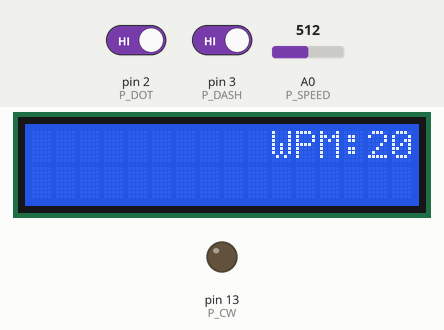
The sketch below on a simulated Arduino Uno, built with avr-gcc and run on an emulated ATmega328P. On the bench: 16×2 character LCD, output pins drawn as LEDs (lit = HIGH). Dashed ring = blinking. Inputs (shaded band) come from the test bench; at power-on: pin 2 (P_DOT) HIGH, A0 (P_SPEED) = 512, pin 3 (P_DASH) HIGH. Pins used as bus, display or sensor lines are not drawn.

Above: at 9.4 s.
9.5 s: pin 2 (P_DOT) driven LOW
At 10.6 s:
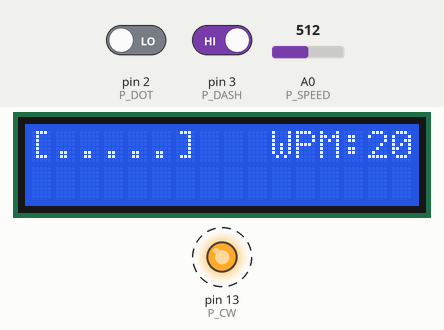
11.2 s: A0 (P_SPEED) set to 20
At 11.43 s:
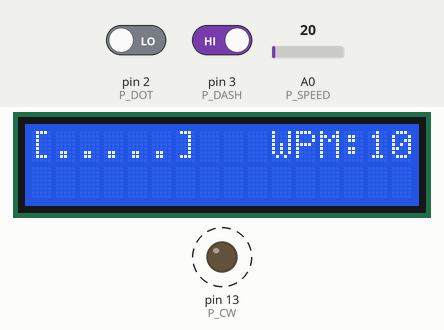
12.7 s: A0 (P_SPEED) set to 511
14.2 s: pin 3 (P_DASH) driven LOW
At 14.39 s:
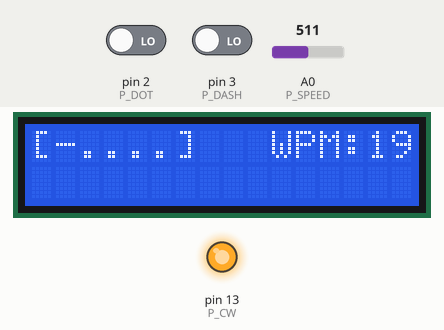
15.8 s: pin 2 (P_DOT) driven HIGH
At 16.54 s:
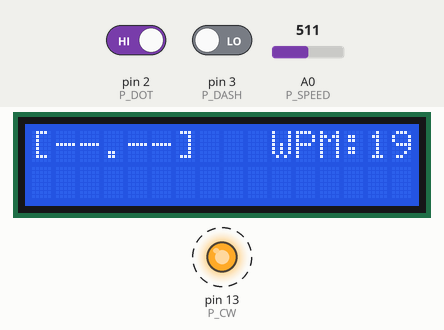
17.9 s: A0 (P_SPEED) set to 0
At 18.22 s:
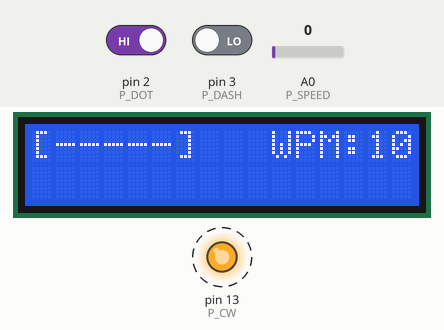
Timing chart, 0 to 20.5 s (numbered marks = the images above; inputs shaded):
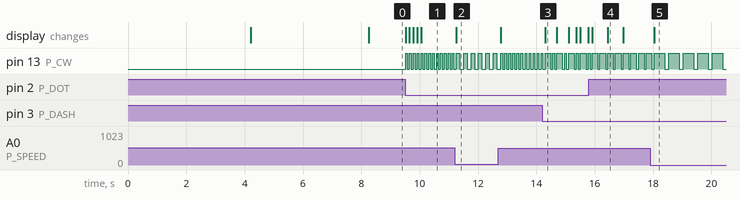

The sketch:

SimpleCWKeyer.ino
```cpp
// Simple Iambic Keyer v1.0.01
// Original written by Ernest PA3HCM, modified by BI4SQM
// Add DISPLAY support, currently support IIC LCD and OLED
#include <Arduino.h>

#define CALLSIGN    "BI4SQM"
#define VERSION     "V1.0.01"

#define _FEATURE_DISPLAY_
#ifdef _FEATURE_DISPLAY_
#define _SUPPORT_IIC_LCD_
//#define _SUPPORT_OLED_DISP_
#endif

#ifdef _SUPPORT_IIC_LCD_
#include <Wire.h>
#include <LiquidCrystal_I2C.h>
#define LCD_COLUMNS 16
#define LCD_ROWS 2
LiquidCrystal_I2C lcd(0x27, LCD_COLUMNS, LCD_ROWS);
#elif defined _SUPPORT_OLED_DISP_
#include <U8g2lib.h>
U8G2_SSD1306_128X64_NONAME_F_4W_SW_SPI u8g2(U8G2_R0, /* clock=*/ 11, /* data=*/ 10, /* cs=*/ 9, /* dc=*/ 8, /* reset=*/ 7);
#endif

#ifdef _FEATURE_DISPLAY_
enum lcd_statuses {
  LCD_CLEAR,
  LCD_REVERT,
  LCD_TIMED_MESSAGE,
  LCD_SCROLL_MSG
};
byte lcd_status = LCD_CLEAR;
unsigned long lcd_timed_message_clear_time = 0;
byte lcd_previous_status = LCD_CLEAR;
byte lcd_scroll_buffer_dirty = 0;
String lcd_scroll_buffer[LCD_ROWS];
byte lcd_scroll_flag = 0;
byte lcd_paddle_echo = 1;
byte lcd_send_echo = 1;
#endif

#define P_DOT    2   // Connects to the dot lever of the paddle
#define P_DASH   3   // Connects to the dash lever of the paddle
#define P_AUDIO 12   // Audio output
#define P_CW    13   // Output of the keyer, connect to your radio
#define P_SPEED A0   // Attached to center pin of potmeter, allows you
// to set the keying speed.

//Here defines the mapping of WPM range from pot value, if you want to change the WPM, just change the value of MAX_WPM and MIN_WPM
#define MAX_WPM       30
#define MIN_WPM       10
#define MAX_POT_READ  1023
#define MIN_POT_READ  0

long starttimehigh;
long highduration;
long lasthighduration;
long hightimesavg;
long lowtimesavg;
long startttimelow;
long lowduration;
long laststarttime = 0;

byte code[20];
int stop = LOW;
int old_wpm;
int wpm;
int pot_read;
// This is indicated the dit time based on T = 1200/WPM
// For more deatils please refer https://en.wikipedia.org/wiki/Morse_code section 4.5 Speed in words per minute.
int dit_time;

#ifdef _SUPPORT_IIC_LCD_
int row_0_cur = 0;
int row_1_cur = 0;
#endif

#ifdef _FEATURE_DISPLAY_
#ifdef _SUPPORT_IIC_LCD_
void lcd_center_print_timed(String lcd_print_string, byte row_number, unsigned int duration)
{
  long cur_ms = 0;
  if (lcd_status != LCD_TIMED_MESSAGE) {
    lcd_previous_status = lcd_status;
    lcd_status = LCD_TIMED_MESSAGE;
    lcd.clear();
  } else {
    clear_display_row(row_number);
  }
  lcd.setCursor(((LCD_COLUMNS - lcd_print_string.length()) / 2), row_number);
  lcd.print(lcd_print_string);
  cur_ms = millis();
  lcd_timed_message_clear_time = cur_ms + duration;
  while (cur_ms < lcd_timed_message_clear_time)
  {
    cur_ms = millis();
    delay(1);
  }
  clear_display_row(row_number);
}
void clear_display_row(byte row_number)
{
  for (byte x = 0; x < LCD_COLUMNS; x++) {
    lcd.setCursor(x, row_number);
    lcd.print(" ");
  }
}
#endif
#endif

// Initializing the Arduino
void setup()
{
  pinMode(P_DOT, INPUT);
  pinMode(P_DASH, INPUT);
  pinMode(P_AUDIO, OUTPUT);
  pinMode(P_CW, OUTPUT);
  digitalWrite(P_CW, LOW);      // Start with key up
#ifdef  _FEATURE_DISPLAY_
#ifdef _SUPPORT_IIC_LCD_
  lcd.init();                      // initialize the lcd
  lcd.init();
  // Print a message to the LCD.
  lcd.backlight();
  byte info_buf_line1[16];
  byte ver_buf_line2[16];
  memset(info_buf_line1, 0, sizeof(info_buf_line1));
  memset(ver_buf_line2, 0, sizeof(ver_buf_line2));
  sprintf(info_buf_line1, "%s's Keyer", CALLSIGN);
  sprintf(ver_buf_line2, "Ver:%s", VERSION);
  lcd_center_print_timed(info_buf_line1, 0, 4000);
  lcd_center_print_timed(ver_buf_line2, 1, 4000);
#endif
#ifdef _SUPPORT_OLED_DISP_
  u8g2.begin();
  u8g2.clearBuffer();
  u8g2.setFont(u8g2_font_ncenB10_tr);
  u8g2.drawStr(0, 24, "BI4SQM");
  u8g2.sendBuffer();
#endif
#endif
}

// Main routine
void loop()
{
  pot_read = analogRead(P_SPEED); // Read the keying speed from potmeter
  wpm = map(pot_read, MIN_POT_READ, MAX_POT_READ, MIN_WPM, MAX_WPM);
  dit_time = 1200 / wpm;
#ifdef _FEATURE_DISPLAY_
  if (old_wpm != wpm)
  {
    update_wpm_info(wpm);
    old_wpm = wpm;
  }
#endif
  if (!digitalRead(P_DOT))
  {
    delay(10);
    if (!digitalRead(P_DOT))
    {
      disp_show(".");
      keyAndBeep(dit_time);           // ... send a dot at the given speed
      delay(dit_time);                //     and wait before sending next
    }
  }
  if (!digitalRead(P_DASH))      // If the dash lever is pressed...
  {
    delay(10);
    if (!digitalRead(P_DASH))
    {
      disp_show("-");
      keyAndBeep(dit_time * 3);       // ... send a dash at the given speed
      delay(dit_time);                //     and wait before sending next
    }
  }
}

// Key the transmitter and sound a beep
void keyAndBeep(int dur)
{
  digitalWrite(P_CW, HIGH);            // Key down
  for (int i = 0; i < (dur / 2); i++) // Beep loop
  {
    digitalWrite(P_AUDIO, HIGH);
    delay(1);
    digitalWrite(P_AUDIO, LOW);
    delay(1);
  }
  digitalWrite(P_CW, LOW);             // Key up
}
#ifdef _FEATURE_DISPLAY_
void disp_show(char *str)
{
#ifdef _SUPPORT_IIC_LCD_
  if(0 == row_0_cur)
  {
    lcd.setCursor(0,0);
    lcd.print("[");
    row_0_cur++;
  }
  lcd.setCursor(row_0_cur, 0);
  lcd.print(str);
  row_0_cur++;
  if(6 == row_0_cur)
  {
    lcd.setCursor(6, 0);
    lcd.print("]");
    row_0_cur = 0;
  }
#endif
#ifdef _SUPPORT_OLED_DISP_
  u8g2.clearBuffer();
  u8g2.drawStr(0, 24, str);
  u8g2.sendBuffer();
#endif
}
void update_wpm_info(int wpm_show)
{
#ifdef _SUPPORT_IIC_LCD_
  lcd.setCursor((LCD_COLUMNS - 6), 0);
  lcd.print("WPM:");
  lcd.print(wpm_show);
#endif
}
#endif
```

Measured:
- after the input at 9.5 s, pin 13 (P_CW): alternates HIGH for 0.06 s and LOW for 0.07 s, starting at once; the display: first changes at once (image 1 shows a later state)
- after the input at 11.2 s, pin 13 (P_CW): alternates HIGH for 0.12 s and LOW for 0.13 s, starting after 0.17 s; the display: changes after 0.05 s (image 2)
- after the input at 12.7 s, pin 13 (P_CW): alternates HIGH for 0.06 s and LOW for 0.08 s, starting after 0.14 s
- after the input at 14.2 s, the display: changes after 0.10 s (image 3)
- after the input at 17.9 s, pin 13 (P_CW): alternates HIGH for 0.36 s and LOW for 0.13 s, starting after 0.51 s; the display: changes after 0.14 s (image 5)
- what the display in image 3 shows lasts 0.4 s, from 14.3 s to 14.7 s
- what the display in image 4 shows lasts 0.6 s, from 16.4 s to 17.0 s
